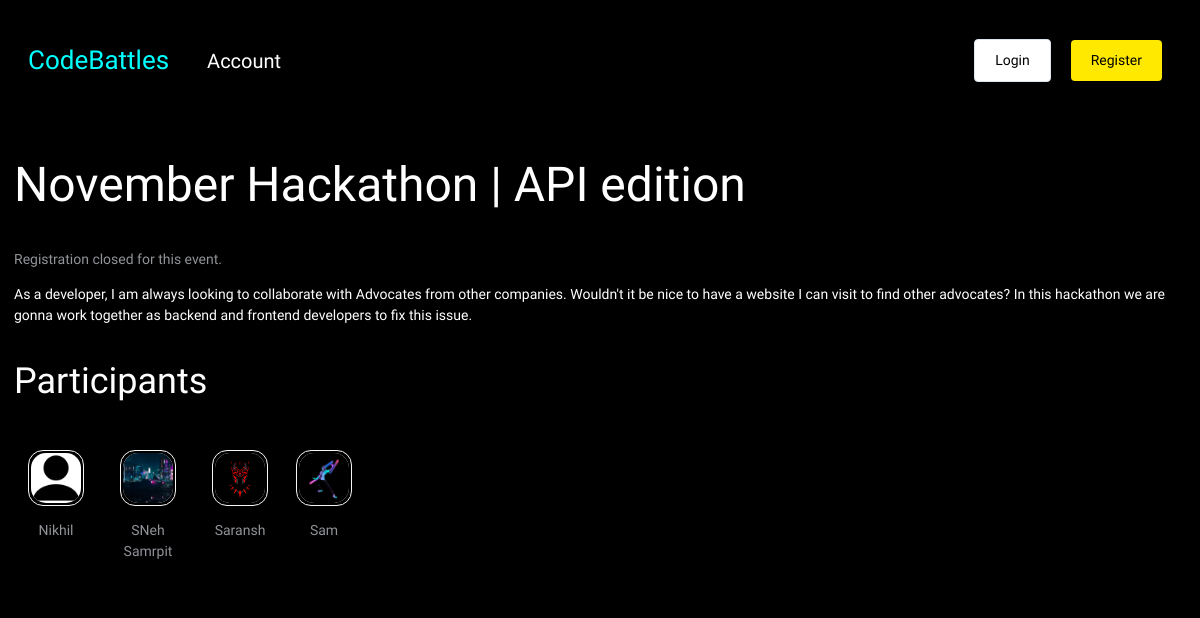
The page /event/66a741ee-ac45-46c4-b480-6bd0377b7798/ on the database its author committed.
### base/models.py (models this page shows, shortened)
class Event(models.Model):
    name = models.CharField(max_length=200)
    preview = models.TextField(null=True, blank=True)
    description = models.TextField(null=True, blank=True)
    participants = models.ManyToManyField(User, blank=True, related_name='events')
    date = models.DateTimeField()
    start_date = models.DateTimeField(null=True)
    end_date = models.DateTimeField(null=True)
    registration_deadline = models.DateTimeField(null=True)
    updated = models.DateTimeField(auto_now=True)
    created = models.DateTimeField(auto_now_add=True)
    id = models.UUIDField(default=uuid.uuid4, unique=True, primary_key=True, editable=False)
    class Meta:
        ordering = ['-end_date']
    @property
    def event_status(self):
        status = None
        present = datetime.now().timestamp()
        deadline = self.registration_deadline.timestamp()
        past_deadline = (present > deadline)
        if past_deadline:
            status = 'Finished'
        else :
            status = 'Ongoing'
        return status

class User(AbstractUser):
    name = models.CharField(max_length=100, null=True)
    email = models.EmailField(unique=True, null=True)
    bio = models.TextField(null=True, blank=True)
    hackathon_participant = models.BooleanField(default=True, null=True)
    avatar =  ResizedImageField(size=[400,400], default='avatar.png')
    id = models.UUIDField(default=uuid.uuid4, unique=True,primary_key=True, editable=False)
    USERNAME_FIELD = 'email'
    REQUIRED_FIELDS = ['username']
    twitter = models.URLField(max_length=500, null=True, blank=True)
    linkedin = models.URLField(max_length=500, null=True, blank=True)
    website = models.URLField(max_length=500, null=True, blank=True)
    facebook = models.URLField(max_length=500, null=True, blank=True)
    github = models.URLField(max_length=500, null=True, blank=True)
    class Meta:
        ordering = ['avatar']

### base/views.py (the view)
# urls.py: path('event/<str:pk>/', views.event_page, name="event"),
def event_page(request, pk):
    event = Event.objects.get(id=pk)
    registered = False
    submitted = False
    if request.user.is_authenticated:
        registered = request.user.events.filter(id=event.id).exists()
        submitted = Submission.objects.filter(participant=request.user, event=event).exists()
    context = {'event': event, 'registered':registered, 'submitted':submitted}
    return render(request, 'event.html',context)

### templates/event.html
{% extends 'main.html' %}
{% block content %}
{% load static %}
<link rel='stylesheet' type='text/css' media='screen' href='{% static "css/event.css" %}'>
<div class="section">
    <h1>{{event.name}}</h1>
</div>
{% if event.event_status == 'Ongoing' %}
<div class="section" id="event--action--wrapper">
    {% if registered %}
        <p class="text--success">You have already registed for this event {{linebreaks}}</p>
        <br>
        {% if submitted %}
            <p class="text--success">You have already submitted your project</p>
        {% else %}
            <a class="btn btn--primary" href="{% url 'project-submission' event.id %}">Submit Project</a>
        {% endif %}
    {% else %}
    <a class="btn btn--success"  href="{% url 'registration-confirmation' event.id %}">Register</a>
    {% endif %}
</div>
{% else %}
        <p>Registration closed for this event.</p>
{% endif %}
    <div class="markdown-body">
        {{event.description| safe }}
    </div>
    <div class="section">
            <h3>Participants</h3>
            <div class="users--lists section">
                {% for user in event.participants.all %}
                    <a href="{% url 'profile' user.id %}">
                        <div class="wrapper--user">
                            <div class="avatar__border">
                                <img class="user--avatar--sm" src="{{user.avatar.url}}"/>
                            </div>
                            <p>{{user.name}}</p>
                        </div>
                    </a>
                {% endfor %}
            </div>
        </div>
</div>
{% endblock content %}

### static/css/main.css (style rules this page uses)
* { box-sizing: border-box; margin: 0; padding: 0; font-family: 'Readex Pro'; background-color: black; line-height: 1.5em; color: white; font-size: 14px; }
h1,h2,h3,h4,h5,h6 { font-weight: 500; }
h1 { font-size: 48px; }
h3 { font-size: 36px; }
p { color: #909398; }
a { text-decoration: none; }
.section { margin: 2em 0; }
.wrapper--user { display: flex; flex-direction: column; align-items: center; padding: 1em; border-radius: 5px; text-align: center; max-width: 100px; }
.wrapper--user * { margin-top: 1em; }
.avatar__border { border:1px solid whitesmoke; width: fit-content; border-radius: 15px; margin: 0; padding: 2px; line-height: 0; }
.user--avatar--sm { height: 50px; width: 50px; object-fit: cover; border-radius: 15px; background-color: white; margin: 0; padding: 0; line-height: 0; }
.users--lists { display: flex; flex-wrap: wrap; }

### static/css/event.css (style rules this page uses)
* { line-height: 1.5em; }
h1,h2,h3,h4,h5,h6 { margin-top: 0.5em; margin-bottom: 0.5em; }
p { margin: 1em 0; }

### rows shown on the page
Event: name "November Hackathon | API edition", description "As a developer, I am always looking to collaborate with Advocates from other companies. Wouldn't it be nice to have a website I can visit to find other advocates? In this hackathon we are gonna work together as backend and frontend developers to fix this issue."
User: avatar (placeholder picture), name "Nikhil"
User: avatar (picture), name "SNeh Samrpit"
User: avatar (picture), name "Saransh"
User: avatar (picture), name "Sam"
